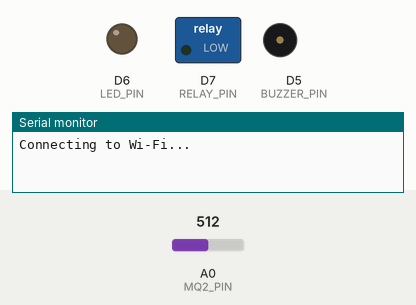
The sketch below on a simulated ESP8266 (NodeMCU). On the bench: switched loads named in the sketch (green lamp = pin HIGH), output pins drawn as LEDs (lit = HIGH), buzzer (waves = sounding, pin HIGH), the last lines printed to the serial monitor. Inputs (shaded band) come from the test bench; at power-on: A0 (MQ2_PIN) = 512. WiFi joins after 1.5 s; servers stay silent unless stated.

Above: at 0.1 s.
At 2.9 s:
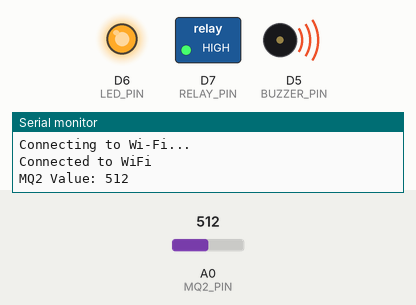
Timing chart, 0 to 4.4 s (numbered marks = the images above):
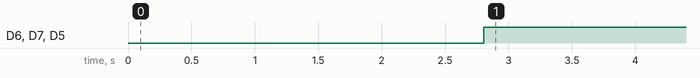

The sketch:

Arduino.ino
```cpp
#define BLYNK_TEMPLATE_ID "TMPL3kWX8VQ69"
#define BLYNK_TEMPLATE_NAME "Hazardous Gas Monitor"
#define BLYNK_AUTH_TOKEN "0SquEN1OC4lu9VIShWU5SINCZbLHWWCZ"

#include <ESP8266WiFi.h>
#include <BlynkSimpleEsp8266.h>

char ssid[] = "your wifi name";
char pass[] = "your password";

#define MQ2_PIN A0
#define BUZZER_PIN D5
#define LED_PIN D6  // Optional physical LED
#define RELAY_PIN D7  // Relay control for the fan

BlynkTimer timer;
int threshold = 30;

void sendSensor() {
  int mq2Value = analogRead(MQ2_PIN);
  Serial.print("MQ2 Value: ");
  Serial.println(mq2Value);  // Print the MQ2 sensor reading to the Serial Monitor

  Blynk.virtualWrite(V0, mq2Value); // Send sensor value to Blynk gauge/chart

  if (mq2Value > threshold) {
    digitalWrite(BUZZER_PIN, HIGH);  // Buzzer ON
    digitalWrite(LED_PIN, HIGH);     // LED ON (optional)
    digitalWrite(RELAY_PIN, HIGH);   // Fan ON (Relay triggered)
    Blynk.virtualWrite(V1, "🚨 Danger");
    Blynk.virtualWrite(V2, 255);     // LED widget ON in Blynk
  } else {
    digitalWrite(BUZZER_PIN, LOW);   // Buzzer OFF
    digitalWrite(LED_PIN, LOW);      // LED OFF
    digitalWrite(RELAY_PIN, LOW);    // Fan OFF (Relay turned off)
    Blynk.virtualWrite(V1, "✅ Safe");
    Blynk.virtualWrite(V2, 0);       // LED widget OFF in Blynk
  }
}

void setup() {
  Serial.begin(115200);  // Start serial communication at 115200 baud rate
  pinMode(BUZZER_PIN, OUTPUT);
  pinMode(LED_PIN, OUTPUT);
  pinMode(RELAY_PIN, OUTPUT);  // Set relay pin as output

  digitalWrite(BUZZER_PIN, LOW);  // Start with buzzer OFF
  digitalWrite(LED_PIN, LOW);     // Start with LED OFF
  digitalWrite(RELAY_PIN, LOW);   // Start with fan OFF

  // Debug: Check Wi-Fi connection
  Serial.println("Connecting to Wi-Fi...");
  Blynk.begin(BLYNK_AUTH_TOKEN, ssid, pass);

  if (WiFi.status() != WL_CONNECTED) {
    Serial.println("WiFi connection failed!");
  } else {
    Serial.println("Connected to WiFi");
  }

  timer.setInterval(1000L, sendSensor); // Check the sensor value every second
}

void loop() {
  Blynk.run();  // Run Blynk functions
  timer.run();  // Run timer-based functions
}
```

Measured:
- by itself, D6 (LED_PIN), D7 (RELAY_PIN), D5 (BUZZER_PIN): LOW → HIGH at 2.8 s
